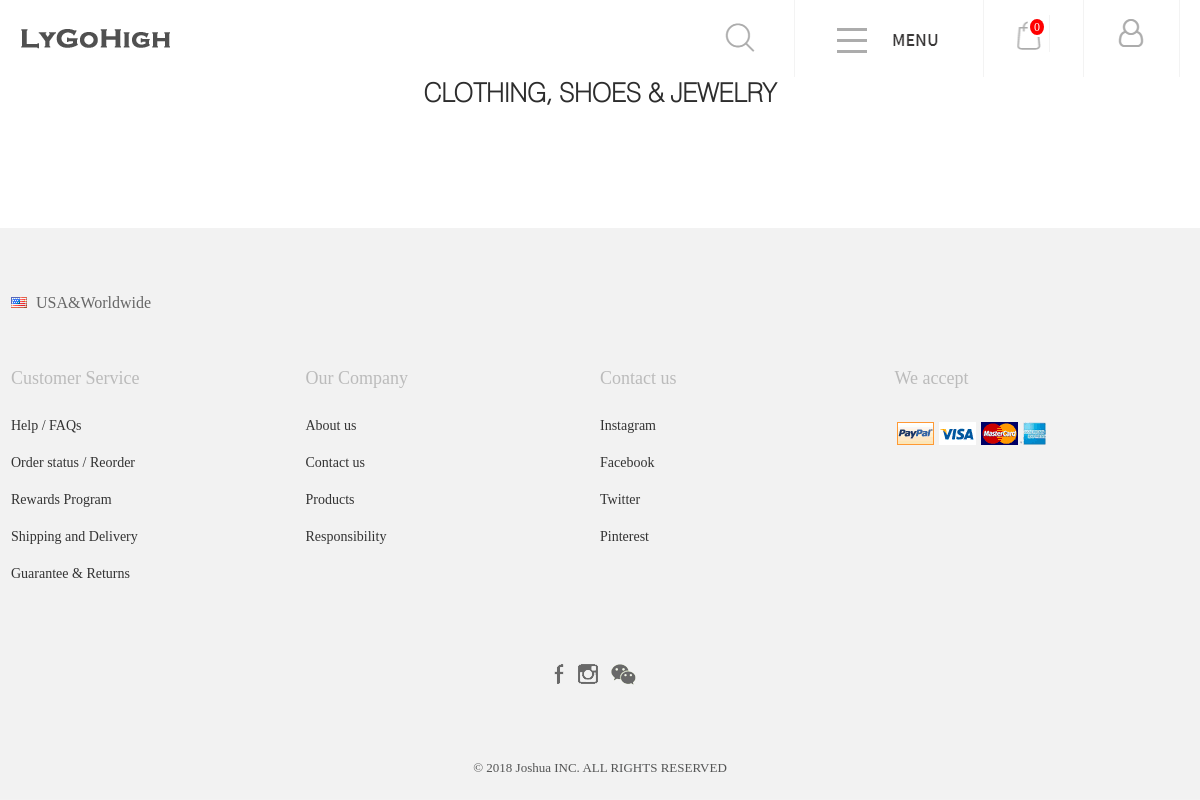
Before: /list.php with the older database file.
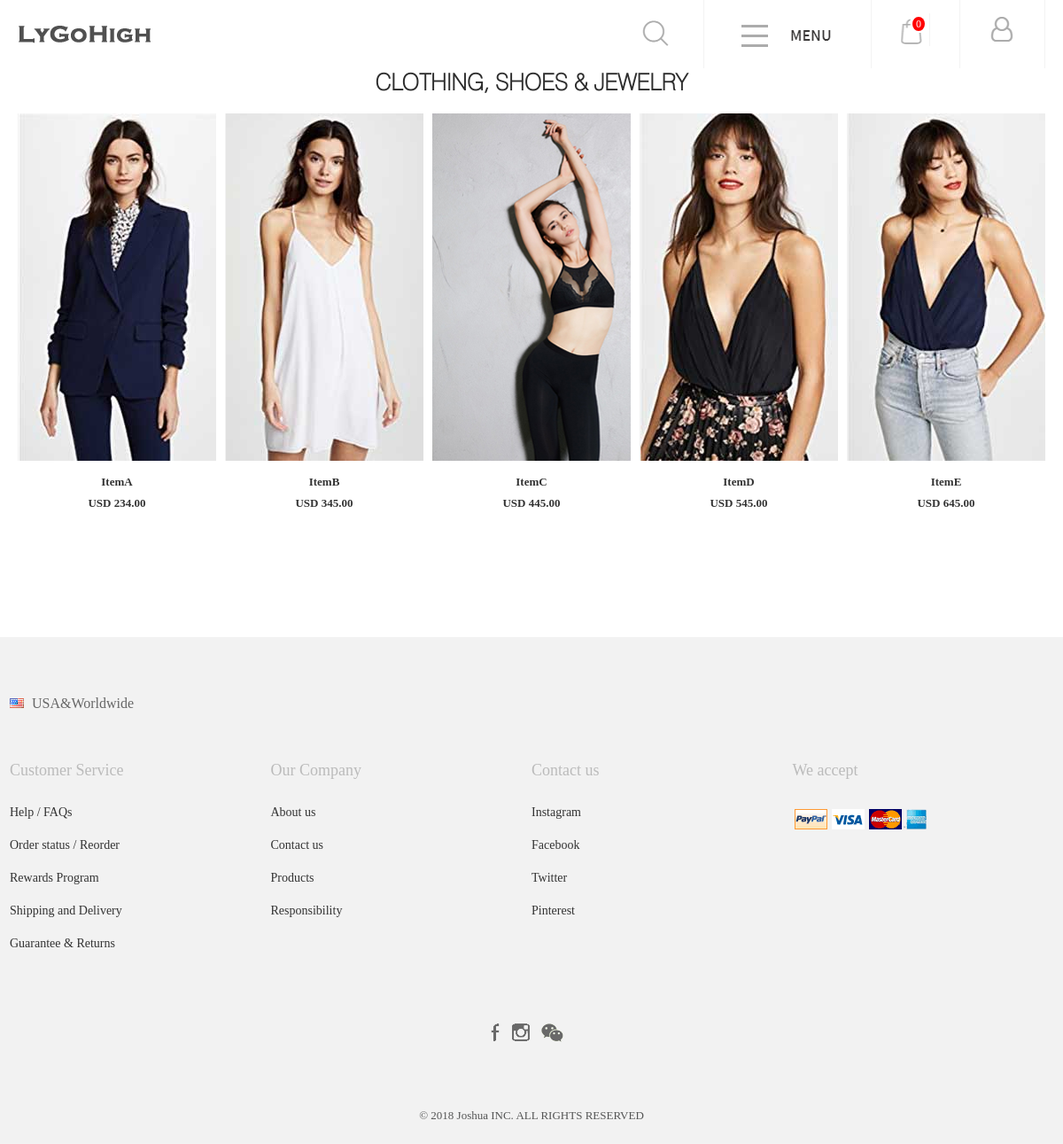
After: the same page with the newer database file.
### tables this page shows
CREATE TABLE ItemTagDescription (
	itemTagName		VARCHAR(40) NOT NULL,
	itemDescription	VARCHAR(200) DEFAULT 'N/A',	
	category		VARCHAR(40) NOT NULL,
	itemPrice		FLOAT(10,2),		
	posterPath		VARCHAR(100) NOT NULL,
	PRIMARY KEY (itemTagName)
);

### DatabaseAdaptor.php (called while the page is built, shortened)
<?php
    $theDBA = new DatabaseAdaptor;
    class DatabaseAdaptor {
        private $DB;
        public function __construct() {
            $db = 'mysql:dbname=ISTA498;host=127.0.0.1';
            $user = 'root';
            $password = '';
            try {
                $this->DB = new PDO ( $db, $user, $password );
                $this->DB->setAttribute ( PDO::ATTR_ERRMODE, PDO::ERRMODE_EXCEPTION );
            } catch ( PDOException $e ) {
                echo ('Error establishing Connection');
                exit ();
            }
        }
		public function getItemTagAsArrayByCategory($category) {
			$stmt = $this->DB->prepare ("SELECT * FROM ItemTagDescription WHERE category=:category");
			$stmt->bindParam('category',$category);
			$stmt->execute();
			return $stmt->fetchAll( PDO::FETCH_ASSOC );
		}
	}
?>

### list.php (the view, shortened to what this page needs)
<?php
include('header.php');
?>
   <div class="product_list_list" style="margin-top: 77px;">
     <div class="wrap" style="width: 1170px;">
        <h3 class="list_title" STYLE="font-family: 'CAI', '微软雅黑'; ">Clothing, Shoes & Jewelry</h3>
		<?php
			$itemTagArray_women = $theDBA->getItemTagAsArrayByCategory('WOMEN');
		?>
        <div class="tab_box_list">
            <ul class="product_list clear">
				<?php
				foreach ($itemTagArray_women as $itemTag_women) {
				?>
                <li>
                    <div class="pic">
                        <a href="show.php?itemTag=<?php echo $itemTag_women['itemTagName'] ?>&cate=Women">
							<img src="images/Cate<?php echo $curCate; ?>/Women/<?php echo $itemTag_women['itemTagName']; ?>_preview.jpg" alt="">
                        </a>
                    </div>
                    <p class="produce_name"><?php echo $itemTag_women['itemTagName'] ?></p>
                    <p class="price">
                      USD <?php echo $itemTag_women['itemPrice'] ?>
                    </p>
                </li>
				<?php }
				?>
            </ul>
        </div>
     </div>
   </div>
   <div class="footer">
      <div class="wrapper clear">
          <h3 class="tit">USA&Worldwide</h3>
          <div class="fl he_title">
              <h3>Customer Service </h3>
              <ul>
                <li>
                  <a href="">Help / FAQs</a>
                </li>
                <li>
                  <a href="">Order status / Reorder</a>
                </li>
                <li>
                  <a href="">Rewards Program</a>
                </li>
                <li>
                  <a href="">Shipping and Delivery</a>
                </li>
                  <li>
                    <a href="">Guarantee & Returns</a>
                  </li>
              </ul>
          </div>
          <div class="fl he_title">
              <h3>Our Company</h3>
              <ul>
                <li>
                  <a href="">About us</a>
                </li>
                <li>
                  <a href="">Contact us</a>
                </li>
                <li>
                  <a href="">Products</a>
                </li>
                <li>
                  <a href="">Responsibility</a>
                </li>
              </ul>
          </div>
          <div class="fl he_title">
              <h3>Contact us </h3>
              <ul>
                <li>
                  <a href="">Instagram </a>
                </li>
                <li>
                  <a href="">Facebook</a>
                </li>
                <li>
                  <a href="">Twitter </a>
                </li>
                <li>
                  <a href="">Pinterest</a>
                </li>
              </ul>
          </div>
          <div class="fl he_title">
              <h3>We accept</h3>
              <img src="images/pay.png" alt="">
          </div>
      </div>
      <div class="wrapper pic_icon">
          <a href="">
            <img src="images/face.png" alt="">
          </a>
          <a href="">
            <img src="images/face1.png" alt="">
          </a>
          <a href="">
            <img src="images/wx.png" alt="">
          </a>
      </div>
      <div class="wrapper copyright">
          © 2018  Joshua  INC. ALL RIGHTS RESERVED
      </div>
   </div>
</body>
</html>

### header.php (shortened to what this page needs)
<?php
require_once('./DatabaseAdaptor.php');
?>
<!DOCTYPE html>
<html lang="en">
<head>
<link rel="stylesheet" href="css/bootstrap.min.css">
    <link rel="stylesheet" href="css/style.css">
    <link rel="stylesheet" href="css/swiper.min.css">
</head>
<body>
<?php
	if(strpos('member.php',$_SERVER['PHP_SELF'])===false){
?>
	<body class="header">
<?php
	}else{
?>
    <body class="huiyua_bd">
    <div class="header">
<?php
}
?>
    <div class="wrap clear" style="position:fixed;left: 0px;right: 0px;top: 0px; background: #ffffff; margin: auto;z-index: 9999; height: 77px;">
        <a href="index.php" class="fl logo">
            <img src="images/logo.png" alt="">
        </a>
        <div class="fr btn_list">
            <ul class="clear">
                <li class="bt1">
                    <i class="search"></i>
                </li>
                <li class="bt2">
                    <i class="menu"></i>
                </li>
                <li class="bt3">
                    <i class="shuliang" style="display: block;">
                        <span class="number" id="number"><?php
							if (isset($_SESSION['CartNum'])) {
								echo $_SESSION['CartNum'];
							}
							else{
								echo 0;
							}
						?></span>
                    </i>
                </li>
                <li class="bt4">
                    <i class="my">
                    </i>
                </li>
            </ul>
        </div>
    </div>

### css/style.css (style rules this page uses)
*,*:before,*:after { -webkit-box-sizing: border-box; -moz-box-sizing: border-box; box-sizing: border-box; }
body { margin:0px; padding:0px; font-size:14px;font-family:"entypo-fontello";color:#34495f;line-height:1; }
ul,li,dl,dd,dt,p,h1,h2,h3,h4,h5,h6,ol,form,input { margin:0px; padding:0px; }
ul,li { list-style:none }
img { border:0px; padding:0px; display: block; }
a { color:#333; text-decoration:none;transition: color .3s; }
* { padding: 0;margin: 0; }
h2,h3,h4,b,strong { font-weight: normal; }
em,i { font-style: normal; }
.clear { zoom: 1; }
.clear:after { content: ''; display: block; clear: both; }
.fl { float:left }
.fr { float:right }
.wrap { width: 1160px; margin: 0 auto; }
.logo { padding: 26px 0; }
.header { border-bottom: 1px solid #f3f3f3; }
.btn_list { height: 77px; }
.btn_list > ul > li { float: left; position: relative; height: 77px; }
.btn_list > ul > li i { display:block; margin-top: 15px; }
.btn_list > ul > li i.search { width: 65px; height: 43px; background: url(../images/search.png) center center no-repeat; }
.btn_list li.bt1 { padding-right: 23px; }
.bt2 { padding: 0 33px; border-left: 1px solid #f3f3f3; border-right: 1px solid #f3f3f3; }
.bt2 i.menu { width: 122px; height: 46px; background: url(../images/menu.png) center center no-repeat; }
.bt3,.bt4 { padding: 0 33px; border-right: 1px solid #f3f3f3; }
.shuliang { border-right: 1px solid #f3f3f3; }
.bt3 i.shuliang { width: 33px; position: relative; height: 37px; background: url(../images/tip.png) center center no-repeat; }
.number { display: inline-block; padding: 2px 4px; background: #ff0000; border-radius: 50%; font-size: 12px; color: #fff; position: absolute; right: 5px; top: 4px }
.my { margin-top: 17px; width: 29px; height: 33px; background: url(../images/user.png) center center no-repeat; }
.product_list { padding-top: 20px; }
.product_list li { float: left; width: 20%; text-align: center; margin-bottom: 34px; }
.pic { width: 100%; height: 392px; background: #f2f2f2; position: relative; margin-bottom: 17px; overflow: hidden; }
.product_list li .pic { width:auto; border-left:5px #fff solid; border-right:5px #fff solid }
.pic img { position: absolute; left: 0; top: 0; right: 0; bottom: 0; margin: auto; }
.product_list p { font-size: 13px; color: #333; margin-bottom: 11px; }
.product_list li:last-child { margin-right: 0; }
.footer { width: 100%; background: #f2f2f2; padding: 65px 0 25px; margin-top: 100px; }
.wrapper { width: 1178px; margin: 0 auto; }
.tit { font-size: 16px; color: #676767; background: url(../images/american.png) left center no-repeat; padding-left: 25px; }
.he_title { margin-top: 56px; }
.he_title h3 { color: #bbb; font-size: 18px; margin-bottom: 29px; }
.he_title li { margin-bottom: 23px; color: #676767; }
.wrapper > div { width: 25%; }
.pic_icon { text-align: center; margin-top: 60px; }
.pic_icon a { margin-right: 10px; }
.pic_icon img { display: inline-block; }
.copyright { font-size: 13px; color: #545555; text-align: center; margin-top: 76px; }
.list_title { font-size: 26px; color: #2d2d2d; font-family: Tahoma; text-transform: uppercase; font-weight: 700; text-align: center; margin-top: 70px; }
.produce_name { font-weight: bold; }
.price { font-weight: bold; }

Changed rows visible on the page:
added itemtagdescription: itemTagName (picture), itemTagName "ItemA", itemPrice "234.00"
added itemtagdescription: itemTagName (picture), itemTagName "ItemB", itemPrice "345.00"
added itemtagdescription: itemTagName (picture), itemTagName "ItemC", itemPrice "445.00"
added itemtagdescription: itemTagName (picture), itemTagName "ItemD", itemPrice "545.00"
added itemtagdescription: itemTagName (picture), itemTagName "ItemE", itemPrice "645.00"
